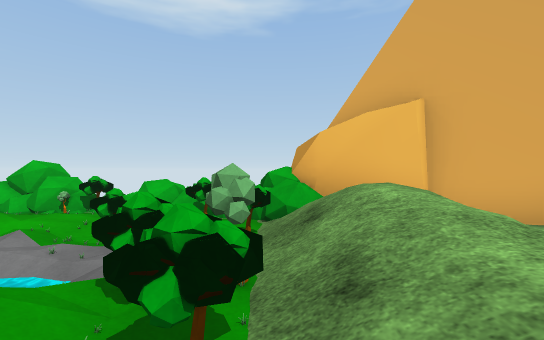
[1] (above)

21 first-person views from a walk through a Unity game level. The camera is 1.5 m above the floor, looks level and sees 90° across. The floor is counted in squares, 2 m on a side. Each view is taken from the middle of a square. On the plan, view 1 faces up. The plan holds only what a view shows up to about 10 squares ahead; the rest is blank. The place goes on beyond the plan. Some surface patterns are stand-ins.

[2]
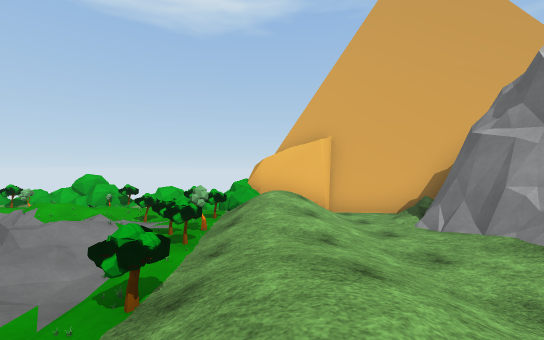

[3]
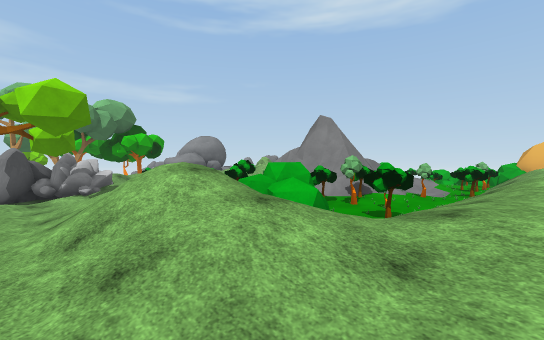

[4]
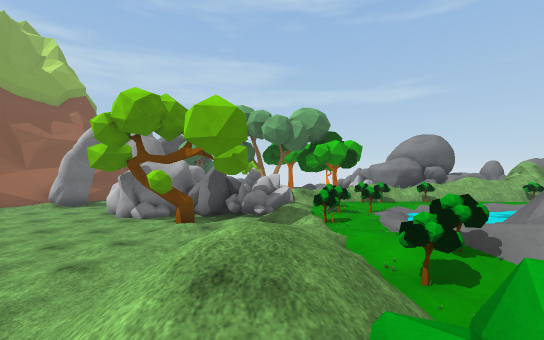

[5]
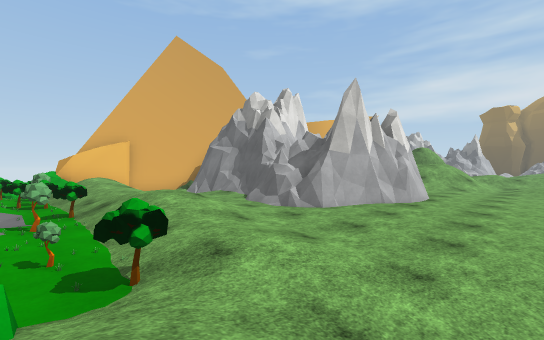

[6]
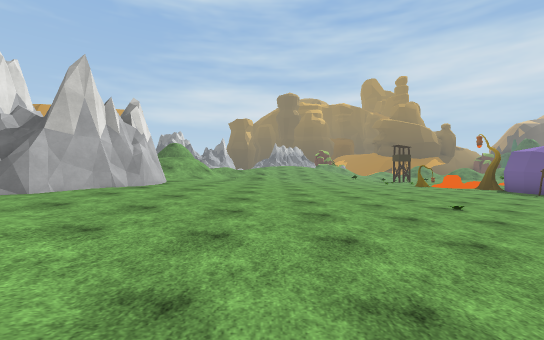

[7]
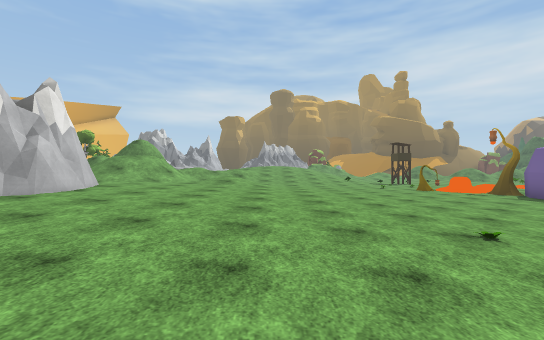

[8]
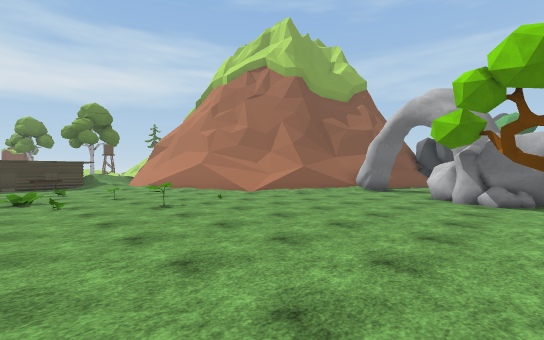

[9]
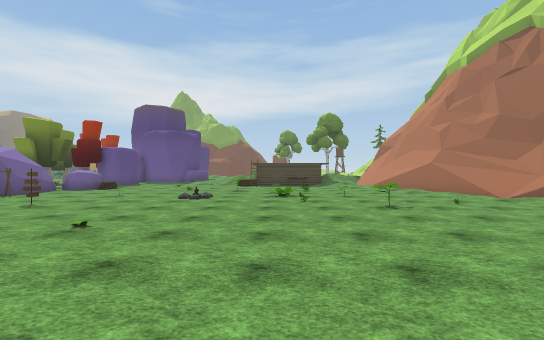

[10]
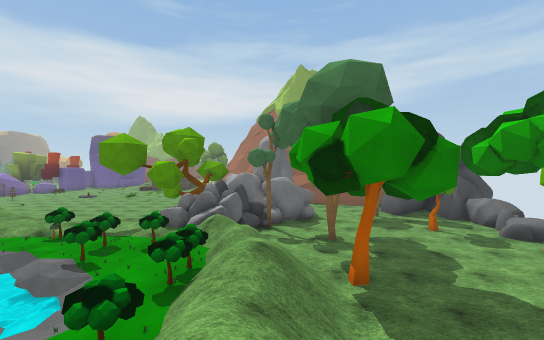

[11]
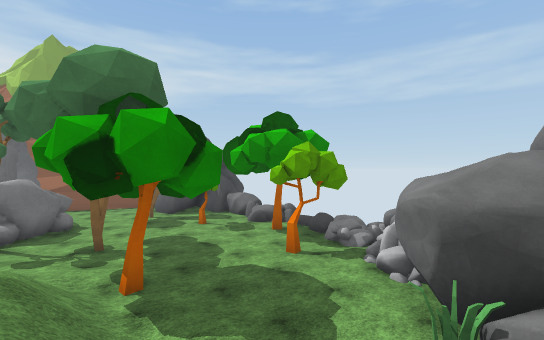

[12]
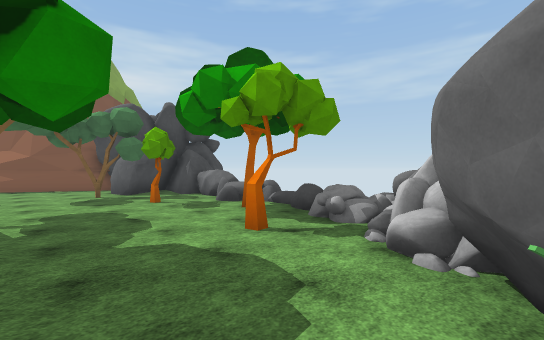

[13]
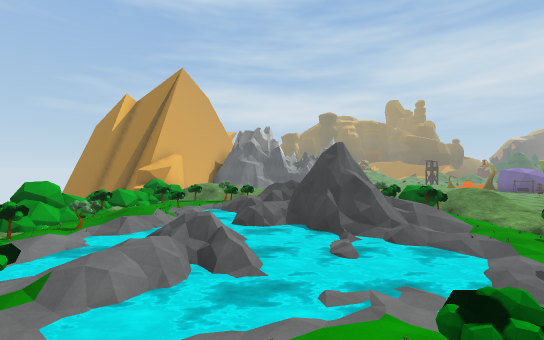

[14]
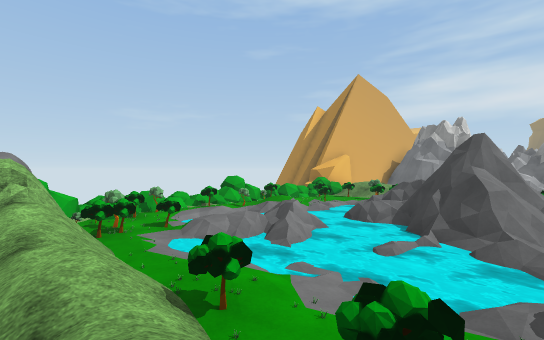

[15]
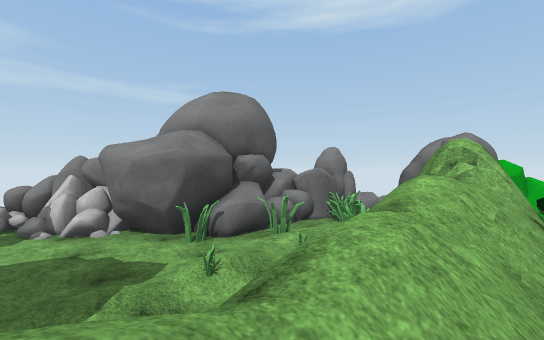

[16]
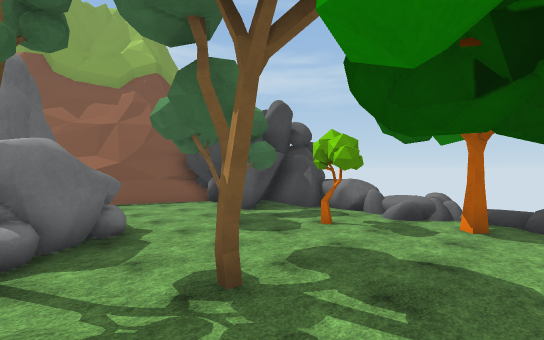

[17]
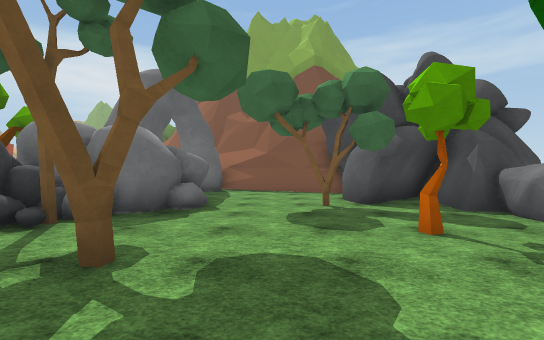

[18]
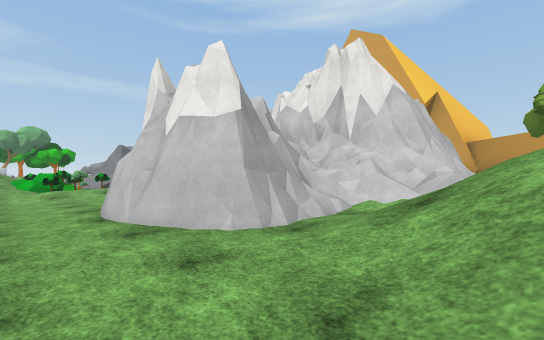

[19]
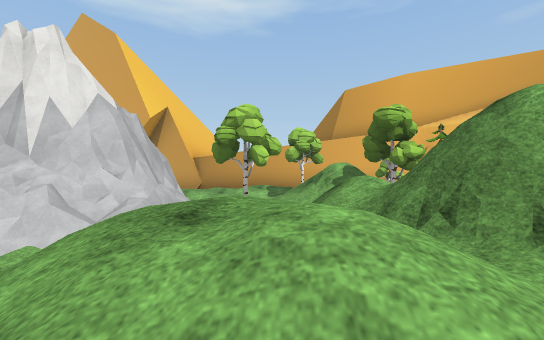

[20]
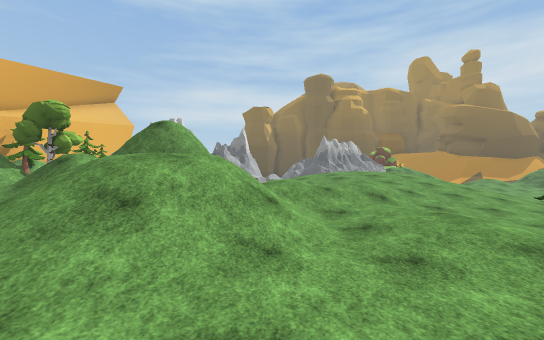

[21]
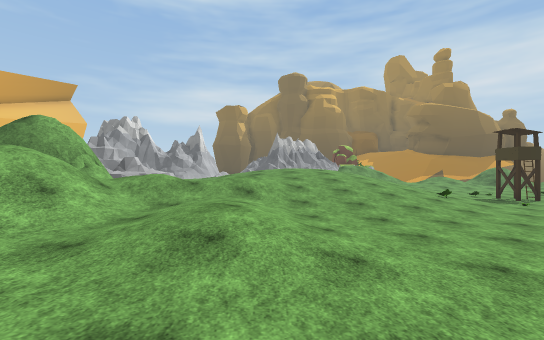

### Floor plan
Key: @ floor where view 1 was taken; # wall or solid block; . main floor; : floor 0.25 m higher than the main floor; + floor 0.5 m higher than the main floor; * floor 0.75 m higher than the main floor; % floor 1 m higher than the main floor; & floor 1.25 m higher than the main floor; / step, stairs or slope; = window, fence, low wall or low ledge; ~ liquid the walk can cross; ≈ liquid the walk keeps out of; ^ raised ledge; B bush; T tree; R rock; P plant; S signpost; C campfire; O other object.
Columns run from 19 left of view 1 to 18 right of it. Each row starts with its distance up from view 1.
  6             O    O   O
  5      R RROOB/#OB#OBBOO##    #####
  4      RROR##///# #=#B  /##   ////######
  3     ##/####/~~≈&*#=#//*/     ///T TTTT
  2     #^/O/////= ≈≈≈#///*#    ##  T  =
  1     #^OO///~/=≈≈≈//#//*##   ##T//T=
  0   ###O/////~≈≈≈==//@//*/###^## T//
 -1 OOOO../O/=/≈≈≈### /#//*####==/ //
 -2 OO..../////~~~#####///%#  ##/   /#
 -3 OROT..:T/###~///##////*## ##/////###
 -4  R....///=##///####///*/####&/////###
 -5  .T....//////#//#B#///**%//%%///// /=
 -6 OO....T./OOO/////////+****%%%**%//
 -7 RR.T.....OO/////////:++******////// //
 -8 RR......TOOT/:/:///:::+++****/////////
 -9 ##.....####T.:/..:::::::++++++/++/////
-10  ###T..# ##.......::::::::++++::://///
-11  ###.... #.........::::O::::::::://///
-12   #.................::::::::::::://///
-13   ###................O::::::::: ::/O//
-14    ######/..............:::::::  :://
-15         ^^/....O........S.:::::   .://
-16         #   .O...O.............    O..
-17           = /.......C.....OO#.P     .O
-18          ^##=...O.P........###
-19           ^^#/.............#
-20                ..O.
-21                 ...
-22                  ..

Where each view was taken, in squares from view 1:
view 1: 0 up, 0 right, facing up
view 2: 3 down, 1 right, facing up
view 3: 8 down, 1 right, facing up-left
view 4: 6 down, 1 left, facing left
view 5: 7 down, 1 left, facing up-right
view 6: 8 down, 1 left, facing right
view 7: 9 down, 1 right, facing right
view 8: 9 down, 1 left, facing down-left
view 9: 9 down, 1 left, facing down
view 10: 1 up, 11 left, facing down
view 11: 1 up, 11 left, facing down-left
view 12: 0 up, 13 left, facing down-left
view 13: 0 up, 11 left, facing right
view 14: 3 down, 11 left, facing up-right
view 15: 2 down, 10 left, facing up-left
view 16: 4 down, 11 left, facing down-left
view 17: 4 down, 14 left, facing down
view 18: 6 down, 11 right, facing up-left
view 19: 5 down, 12 right, facing up
view 20: 5 down, 8 right, facing right
view 21: 8 down, 8 right, facing right
